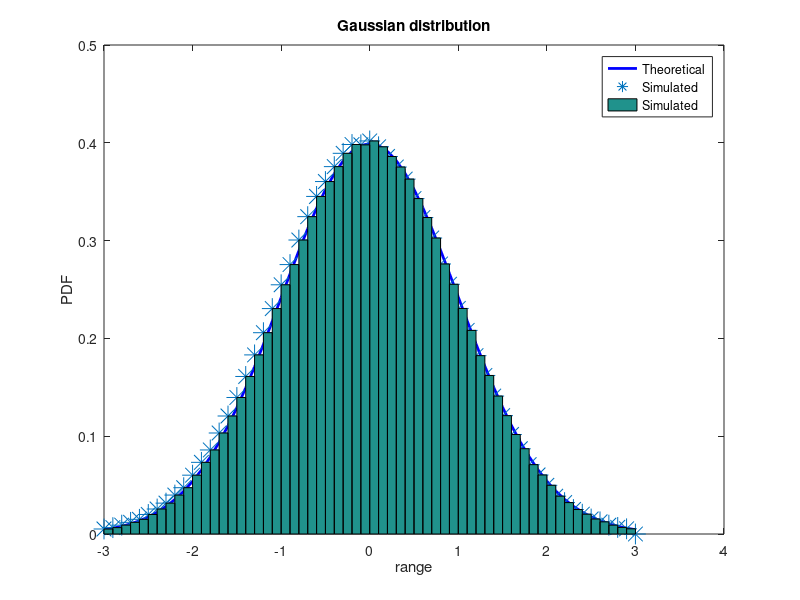

Recreate this plot in MATLAB.
clc;
clear all;
close all;

N = 1000000;
x = randn(1, N);
mu = mean(x);
sigma2 = var(x); 
step = 0.1;
range = -3:step:3; h = histc(x, range);
f = ((1./(sqrt(2.*pi.*sigma2))).*exp((-(range-mu).^2)./(2.*sigma2)));

figure;
plot(range, f, 'b', 'linewidth', 2);
hold on;

simulatedPDF1 = h./(step.*sum(h));
plot(range, simulatedPDF1, '*', 'markersize', 15);

bar(range, simulatedPDF1, 'histc');


title('Gaussian distribution');
xlabel('range');
ylabel('PDF');
legend('Theoretical', 'Simulated', 'Simulated');